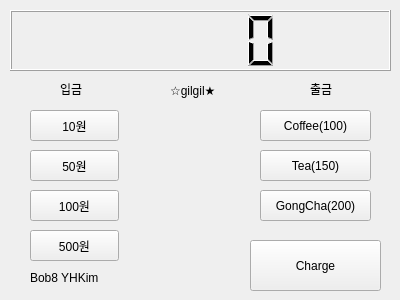
<?xml version="1.0" encoding="UTF-8"?>
<ui version="4.0">
 <class>Widget</class>
 <widget class="QWidget" name="Widget">
  <property name="geometry">
   <rect>
    <x>0</x>
    <y>0</y>
    <width>400</width>
    <height>300</height>
   </rect>
  </property>
  <property name="windowTitle">
   <string>Widget</string>
  </property>
  <widget class="QLabel" name="nametag">
   <property name="geometry">
    <rect>
     <x>30</x>
     <y>270</y>
     <width>91</width>
     <height>16</height>
    </rect>
   </property>
   <property name="text">
    <string>Bob8 YHKim</string>
   </property>
  </widget>
  <widget class="QPushButton" name="pb10">
   <property name="geometry">
    <rect>
     <x>30</x>
     <y>110</y>
     <width>89</width>
     <height>31</height>
    </rect>
   </property>
   <property name="text">
    <string>10원</string>
   </property>
  </widget>
  <widget class="QLCDNumber" name="lcdNumber">
   <property name="geometry">
    <rect>
     <x>10</x>
     <y>10</y>
     <width>381</width>
     <height>61</height>
    </rect>
   </property>
   <property name="layoutDirection">
    <enum>Qt::LeftToRight</enum>
   </property>
  </widget>
  <widget class="QPushButton" name="pb50">
   <property name="geometry">
    <rect>
     <x>30</x>
     <y>150</y>
     <width>89</width>
     <height>31</height>
    </rect>
   </property>
   <property name="text">
    <string>50원</string>
   </property>
  </widget>
  <widget class="QPushButton" name="pb100">
   <property name="geometry">
    <rect>
     <x>30</x>
     <y>190</y>
     <width>89</width>
     <height>31</height>
    </rect>
   </property>
   <property name="text">
    <string>100원</string>
   </property>
  </widget>
  <widget class="QPushButton" name="pb500">
   <property name="geometry">
    <rect>
     <x>30</x>
     <y>230</y>
     <width>89</width>
     <height>31</height>
    </rect>
   </property>
   <property name="text">
    <string>500원</string>
   </property>
  </widget>
  <widget class="QPushButton" name="pb_Coffee">
   <property name="geometry">
    <rect>
     <x>260</x>
     <y>110</y>
     <width>111</width>
     <height>31</height>
    </rect>
   </property>
   <property name="text">
    <string>Coffee(100)</string>
   </property>
  </widget>
  <widget class="QPushButton" name="pb_Tea">
   <property name="geometry">
    <rect>
     <x>260</x>
     <y>150</y>
     <width>111</width>
     <height>31</height>
    </rect>
   </property>
   <property name="text">
    <string>Tea(150)</string>
   </property>
  </widget>
  <widget class="QPushButton" name="pb_GongCha">
   <property name="geometry">
    <rect>
     <x>260</x>
     <y>190</y>
     <width>111</width>
     <height>31</height>
    </rect>
   </property>
   <property name="text">
    <string>GongCha(200)</string>
   </property>
  </widget>
  <widget class="QPushButton" name="pb_Charge">
   <property name="geometry">
    <rect>
     <x>250</x>
     <y>240</y>
     <width>131</width>
     <height>51</height>
    </rect>
   </property>
   <property name="text">
    <string>Charge</string>
   </property>
  </widget>
  <widget class="QLabel" name="gilgil">
   <property name="geometry">
    <rect>
     <x>170</x>
     <y>80</y>
     <width>67</width>
     <height>21</height>
    </rect>
   </property>
   <property name="text">
    <string>☆gilgil★</string>
   </property>
  </widget>
  <widget class="QLabel" name="input">
   <property name="geometry">
    <rect>
     <x>60</x>
     <y>80</y>
     <width>67</width>
     <height>17</height>
    </rect>
   </property>
   <property name="text">
    <string>입금</string>
   </property>
  </widget>
  <widget class="QLabel" name="label">
   <property name="geometry">
    <rect>
     <x>310</x>
     <y>80</y>
     <width>67</width>
     <height>17</height>
    </rect>
   </property>
   <property name="text">
    <string>출금</string>
   </property>
  </widget>
 </widget>
 <layoutdefault spacing="6" margin="11"/>
 <resources/>
 <connections/>
</ui>
